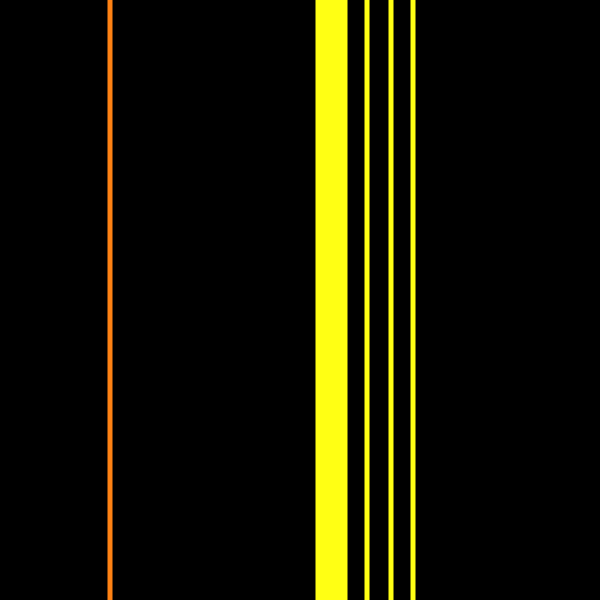
Frame 1 (no input)
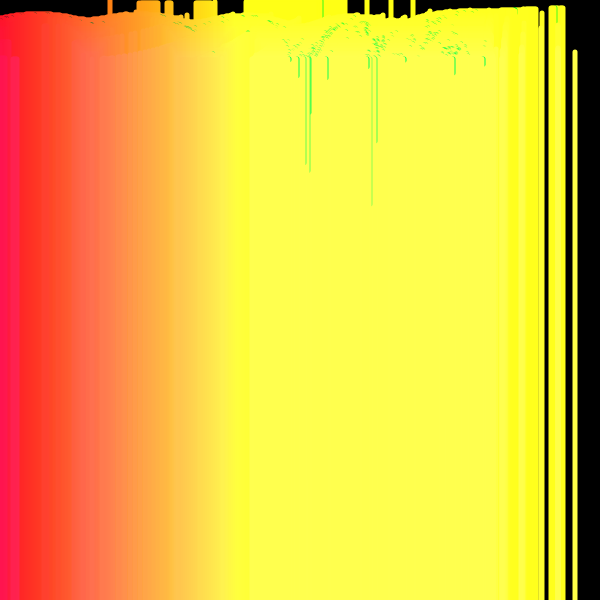
Frame 60 (no input)
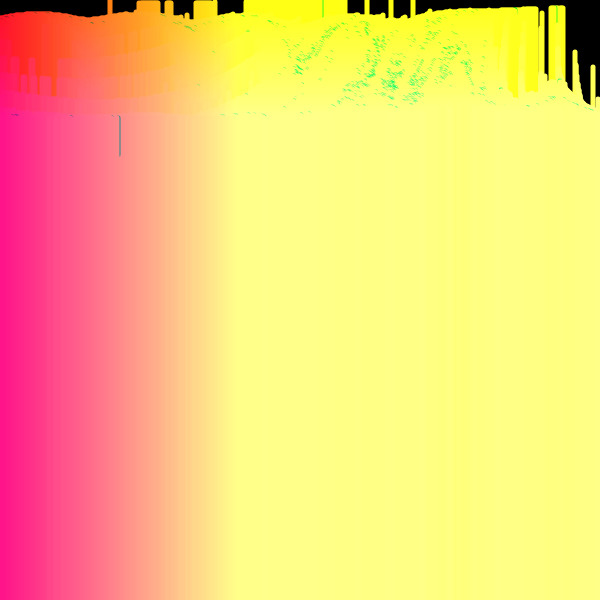
Frame 120 (the mouse pressed at the canvas centre since frame 60)

The p5.js sketch that drew these frames (run headless with seeded random() and noise() and a simulated clock; from frame 60 on, the mouse is pressed at the canvas centre):

// p5.js sketch
// ── sketch.js
//Inspo from

var y = 0;
var h, q;

function setup() {

 
  w = 600;
    var canvas;
    if(windowWidth>=600 && windowHeight >=600){
      canvas = createCanvas(600, 600);
    }
    else{
      canvas = createCanvas(windowWidth, windowHeight - 100);
    }

  var x = (windowWidth - width) / 2;
  var y = (windowHeight - height) / 2;

  canvas.position(x, y);
  background(0);
  noStroke();
    strokeWeight(5)
h=width/2;q=width/4
}

function draw(){
  if(y<w)for(x=w;x--;line(x,y,x,y+l))

  stroke(l=f((x-h)/q,(y-h)/q), x+20, y+20)
  y++
}

f=(x,y,n=6)=>n?f(cos(9*x)-tan(4*y),x*x-y*y-2*x*y,n-1):(x-y)**2*10
